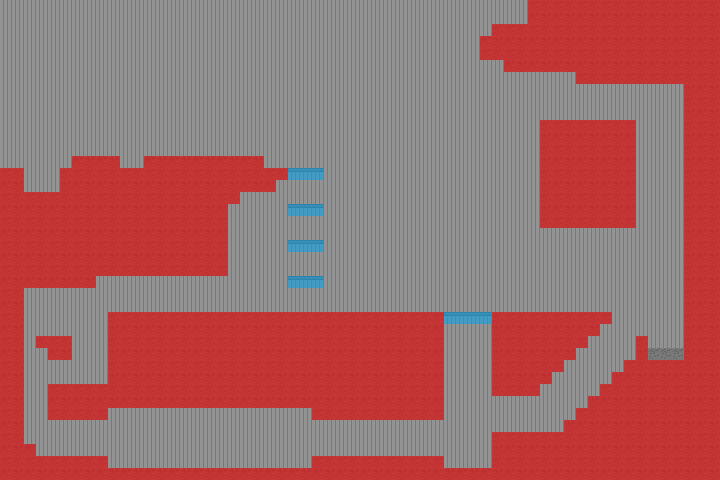

A 2D game scene composited from a Tiled map and its tileset images. What follows is a short description and the map's XML, with each tile layer's data collapsed to a summary:
An orthogonal 60x40 tile map with 12x12 px tiles, 3 tile layers (Background, Foreground, Collision), 3 tilesets and 27 objects (7x Trampoline, 7x Container, 3x Chest, 3x Door, doorOne, ...).

<map version="1.0" orientation="orthogonal" width="60" height="40" tilewidth="12" tileheight="12">
 <tileset firstgid="1" name="tilemap" tilewidth="12" tileheight="12">
  <image source="TiledGraphics/tilemap.png" width="72" height="36" />
 </tileset>
 <tileset firstgid="19" name="collision" tilewidth="12" tileheight="12">
  <image source="TiledGraphics/collision.png" width="24" height="12" />
 </tileset>
 <tileset firstgid="21" name="objects" tilewidth="12" tileheight="12">
  <image source="TiledGraphics/objects.png" width="72" height="12" />
 </tileset>
 <layer name="Background" width="60" height="40">
  <data>[2400 cells, 2400 non-empty, 2 distinct tile ids]</data>
 </layer>
 <layer name="Foreground" width="60" height="40">
  <data>[2400 cells, 16 non-empty, 1 distinct tile ids]</data>
 </layer>
 <layer name="Collision" width="60" height="40" opacity="0.56">
  <properties>
   <property name="draw" value="false" />
  </properties>
  <data>[2400 cells, 1010 non-empty, 2 distinct tile ids]</data>
 </layer>
 <objectgroup name="Objects" width="60" height="40">
  <object name="Trampoline" gid="21" x="444" y="468" />
  <object name="Trampoline" gid="21" x="456" y="468" />
  <object name="Trampoline" gid="21" x="468" y="468" />
  <object name="Trampoline" gid="21" x="480" y="468" />
  <object name="Chest" gid="22" x="312" y="312" />
  <object name="Chest" gid="22" x="564" y="120">
   <properties>
    <property name="spawn" value="" />
   </properties>
  </object>
  <object name="Container" gid="23" x="396" y="312">
   <properties>
    <property name="Money" value="200" />
    <property name="Type" value="1" />
   </properties>
  </object>
  <object name="Container" gid="23" x="360" y="312">
   <properties>
    <property name="Money" value="100" />
    <property name="Type" value="1" />
   </properties>
  </object>
  <object name="Container" gid="23" x="264" y="468">
   <properties>
    <property name="money" value="500" />
    <property name="type" value="1" />
   </properties>
  </object>
  <object name="Container" gid="23" x="228" y="468">
   <properties>
    <property name="money" value="500" />
    <property name="type" value="1" />
   </properties>
  </object>
  <object name="Container" gid="23" x="168" y="468">
   <properties>
    <property name="money" value="500" />
    <property name="type" value="1" />
   </properties>
  </object>
  <object name="Container" gid="23" x="120" y="468">
   <properties>
    <property name="money" value="500" />
    <property name="type" value="1" />
   </properties>
  </object>
  <object name="Container" gid="23" x="600" y="120">
   <properties>
    <property name="money" value="2000" />
    <property name="type" value="1" />
   </properties>
  </object>
  <object name="Trampoline" gid="21" x="672" y="360" />
  <object name="Trampoline" gid="21" x="660" y="360" />
  <object name="Trampoline" gid="21" x="648" y="360" />
  <object name="Door" gid="24" x="504" y="420" />
  <object name="doorOne" gid="24" x="216" y="300">
   <properties>
    <property name="locked" value="" />
   </properties>
  </object>
  <object name="Door" gid="24" x="168" y="300" />
  <object name="Door" gid="24" x="120" y="300" />
  <object gid="25" x="372" y="456">
   <properties>
    <property name="action" value="open" />
    <property name="door" value="leftLoot,rightLoot" />
   </properties>
  </object>
  <object gid="26" x="90" y="456">
   <properties>
    <property name="action" value="close" />
    <property name="door" value="leftLoot,rightLoot" />
    <property name="time" value="-1" />
   </properties>
  </object>
  <object name="rightLoot" gid="24" x="348" y="444">
   <properties>
    <property name="locked" value="" />
    <property name="open" value="" />
   </properties>
  </object>
  <object name="leftLoot" gid="24" x="60" y="444">
   <properties>
    <property name="locked" value="" />
    <property name="open" value="" />
   </properties>
  </object>
  <object gid="26" x="318" y="456">
   <properties>
    <property name="action" value="close" />
    <property name="door" value="leftLoot,rightLoot" />
    <property name="time" value="-1" />
   </properties>
  </object>
  <object gid="25" x="252" y="312">
   <properties>
    <property name="action" value="open" />
    <property name="door" value="doorOne" />
    <property name="time" value="2" />
   </properties>
  </object>
  <object name="Chest" gid="22" x="36" y="192">
   <properties>
    <property name="end" value="testMapTwo" />
    <property name="spawn" value="true" />
   </properties>
  </object>
 </objectgroup>
</map>
